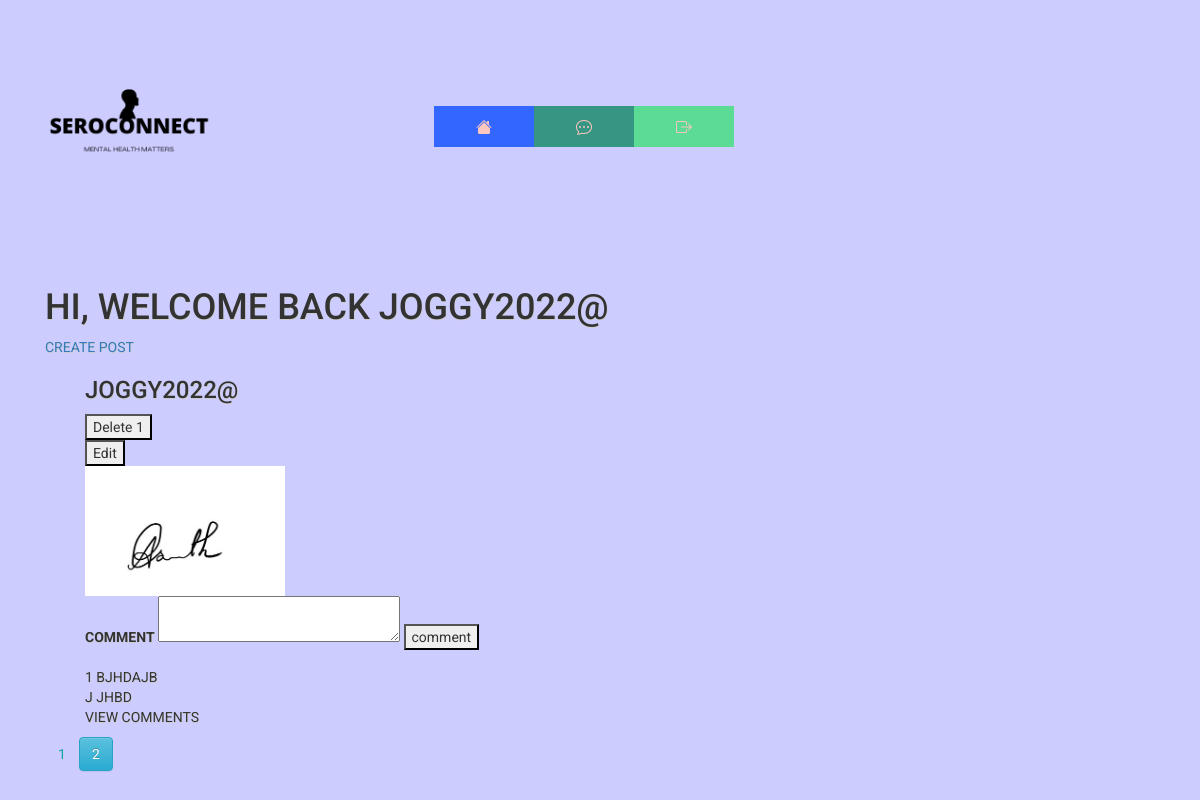
/forum?page=2 (signed in), run on the app's committed database.
### website/database/models.py (models this page shows)
class User(db.Model, UserMixin):
    id=db.Column(db.Integer,primary_key=True)
    email=db.Column(db.String(150),unique=True)
    password=db.Column(db.String(150))
    username=db.Column(db.String(150))
    date=db.Column(db.DateTime(timezone=True), default=func.now())
    activation=db.Column(db.Boolean,nullable=False,default=False)
    Post = db.relationship("Post", back_populates="owner",cascade='delete')

class Post(db.Model):
    id=db.Column(db.Integer,primary_key=True)
    title = db.Column(db.String(100), nullable=False)
    content = db.Column(db.Text)
    user_id = db.Column(db.Integer, db.ForeignKey("user.id"))
    date=db.Column(db.DateTime(timezone=True), default=func.now())
    anonymous=db.Column(db.Boolean,nullable=False,default=False)
    owner=db.relationship('User',back_populates='Post')
    comments=db.relationship('Comment',back_populates='post',cascade='delete')
    image=db.relationship('Image',back_populates='post',cascade='delete')

class Image(db.Model):
    id=db.Column(db.Integer,primary_key=True)
    image=db.Column(db.String(150))
    post=db.relationship('Post', back_populates='image')
    post_id = db.Column(db.Integer, db.ForeignKey('post.id'))

### website/views.py (the view)
@views.route('/forum',methods=['GET', 'POST'])
@login_required
@check_confirmed
def forum():
    page=request.args.get('page',1,type=int)
    post=Post.query.order_by(Post.date.desc()).paginate(page=page,per_page=2)
    return render_template("forum/forum.html",user=current_user,postuser=User,posts=post,postcomment=Comment,postimage=Image)

### website/__init__.py (called while the page is built)
@login_manager.user_loader
def load_user(id):
    return User.query.get(int(id))

### website/templates/forum/forum.html (shortened to what this page needs)
{% extends "base.html" %} {% block title %}SeroConnect{% endblock %}{% block content%}
<h1>Hi, Welcome back {{user.username}}</h1>
<a href="{{url_for('post.createpost')}}">Create post</a>
<ul>
    {%for post in posts.items%}
    <li>
      {% if post.anonymous==False %}
        <h3>{{postuser.query.filter_by(id=post.user_id).first().username }}</h3>
      {%else%}
        <h3>Anonymous</h3>
      {%endif%}
      {% if post.user_id==user.id%}
        <form action="{{ url_for('post.deletepost',postid=post.id) }}" class='deleteform' method="POST">
          <button class='deletebtn' action="submit">Delete {{post.id}}</button>
        </form>
        <form action="{{ url_for('post.editpost',postid=post.id) }}" method="GET">
          <button  id='editbtn' action="submit">Edit</button>
        </form>
    <div class="images">
      {% set images=postimage.query.filter(postimage.post_id==post.id).all()%}
      {%if images%}
      {%for image in images %}
        <div class="image-display">
          <img src="{{url_for('static',filename='images/'+image.image)}}" width="200" alt="">
        </div>
      {%endfor%}
      {%endif%}
    </div>
        <form action="{{url_for('comments.createcomment',postid=post.id,userid=current_user.id)}}" method="POST">
          <div class="form-group">
            <label for="comment">comment</label>
            <textarea id="comment" name="comment" rows="2" cols="30"></textarea>
            <button action="submit">comment</button>
          </div>
        </form>
      {% endif %}
        {{post.id}}
        {{post.title}}
        <br>
        {{post.content}}
        <br>
        <div class="cmt" id="{{post.id}}">View comments
            {% set comments=postcomment.query.filter(postcomment.post_id==post.id).all()%}
        </div>
      </li>
    {%endfor%}
</ul>
  {%for page_num in posts.iter_pages(left_edge=1,right_edge=1,left_current=1,right_current=2)%}
  {%if page_num%}
    {%if posts.page==page_num%}
    <a class="btn btn-info mb-4" post" href="{{url_for('views.forum',page=page_num)}}">{{page_num}}</a>
    {%else%}
      <a class="btn btn-outline-info mb-4" post" href="{{url_for('views.forum',page=page_num)}}">{{page_num}}
    {%endif%}
  {%else%}
  ...
  {%endif%}
  {%endfor%}
{% endblock %}

### website/static/css/styles.css (style rules this page uses)
body { background: #ccccff; font-family: 'Roboto', sans-serif; text-transform:uppercase; text-shadow: .5px .5px 0#CCCCCC; }
ul { list-style-type: none; }

### data on the page
User: username "JOGGY2022@", query.filter_by "JOGGY2022@"
Post: id "1", title "BJHDAJB", content "J JHBD"
Image: image (picture)

### other printed values
{{ page_num }} "1"
{{ page_num }} "2"
